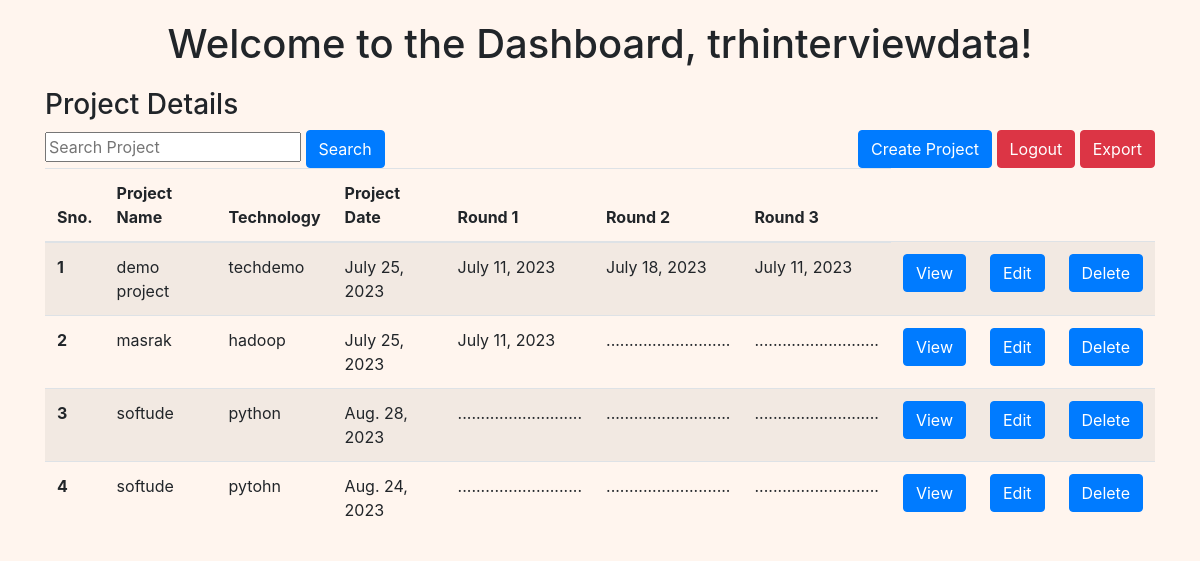
The page /dashboard/ (signed in) on the database its author committed.
### app/models.py (models this page shows, shortened)
class Project(models.Model):
    project_name = models.CharField(max_length=256)
    date = models.DateField(default='',blank=True)
    technology = models.CharField(max_length=256, blank=True)
    job_description = models.CharField(max_length=256, blank=True)
    resume_shared = models.BooleanField(default=False)
    edited_by = models.ForeignKey(BDE_User,on_delete=models.SET_NULL,null=True)
    folder_id = models.CharField(max_length=50,default=0,blank=True,null=True)

class Round1(models.Model):
    project = models.ForeignKey(Project, on_delete=models.CASCADE)
    date = models.DateField(blank=True,null=True,default=None)
    screenshot_shared = models.ImageField(upload_to='screenshots/', blank=True, null=True)
    our_review = models.TextField(default='')
    client_review = models.TextField(default='')
    edited_by = models.ForeignKey(BDE_User,on_delete=models.SET_NULL,null=True)

class Round2(models.Model):
    project = models.ForeignKey(Project, on_delete=models.CASCADE)
    date = models.DateField(blank=True,null=True,default=None)
    screenshot_shared = models.ImageField(upload_to='screenshots/', blank=True, null=True)
    our_review = models.TextField(default='')
    client_review = models.TextField(default='')
    edited_by = models.ForeignKey(BDE_User,on_delete=models.SET_NULL,null=True)

class Round3(models.Model):
    project = models.ForeignKey(Project, on_delete=models.CASCADE)
    date = models.DateField(blank=True,null=True,default=None)
    screenshot_shared = models.ImageField(upload_to='screenshots/', blank=True, null=True)
    our_review = models.TextField(default='')
    client_review = models.TextField(default='')
    edited_by = models.ForeignKey(BDE_User,on_delete=models.SET_NULL,null=True)

### app/middlewares.py (the view)
    def middleware(request):
        returnUrl = ''
        if not request.session.get('user'):
            return redirect('login')
        response = get_response(request)
        return response

### app/templates/dashboard.html (shortened to what this page needs)
<!DOCTYPE html>
{% load static %}
<html>
<head>
    <link rel="stylesheet" href="https://stackpath.bootstrapcdn.com/bootstrap/4.5.2/css/bootstrap.min.css">
</head>
<body bgcolour ="cyan">
    <div class="dashboard-container">
        <h1 class="dashboard-title">Welcome to the Dashboard, {{ request.session.user }}! </h1>
    </div>
    <div class="container">
        <h3 class="inline" >Project Details</h3>
        <div class="float-left">
            <form method="GET" action="{% url 'dashboard' %}">
                <input type="text" name="search_query" placeholder="Search Project">
                <button type="submit" class="btn btn-primary">Search</button>
            </form>
        </div>
        <div class="float-right">
            <a  class="btn btn-primary" href="{% url 'project'  %}" >Create Project</a>
            <a class="btn btn-danger" href="{% url 'login' %}">Logout<a/>
            <a class="btn btn-danger" href="{% url 'export_to_spreadsheet' %}">Export<a/>
        </div>
        <table class="table table-striped">
            <thead>
                <tr>
                    <th scope="col">Sno.</th>
                    <th scope="col">Project Name</th>
                    <th scope="col">Technology</th>
                    <th scope="col">Project Date</th>
                    <th scope="col">Round 1  </th>
                    <th scope="col">Round 2  </th>
                    <th scope="col">Round 3  </th>
                </tr>
            </thead>
            <tbody>
                {% for data in all_data %}
                <tr>
                    <th scope="row">{{forloop.counter}}</th>
                    <td>{{ data.project_name }}</td>
                    <td>
                        <div class="technology-content">
                            <p class="initial-content">{{ data.technology|slice:":100" }}</p>
                        </div>
                    </td>
                                        <td>{{ data.project_date }}</td>
                    <td>{{ data.round1_date|default:'...........................' }}</td>
                    <td>{{ data.round2_date|default:'...........................'}}</td>
                    <td>{{ data.round3_date|default:'...........................'}}</td>
                    <td>
                        <a class="btn btn-primary" href="{% url 'view-data' data.project_id %}">View</a>
                    </td>
                    <td>
                        <a class="btn btn-primary" href="{% url 'edit_project' data.project_id %}">Edit</a>
                    </td>
                    <td>
                            <a class="btn btn-primary" value="Delete" onclick="return confirm('Are you sure you want to delete this project?')" href="{% url 'delete' data.project_id %}">Delete</a>
                    </td>
                </tr>
                {% endfor %}
            </tbody>
        </table>
    </div>
</body>
</html>

### app/templates/dashboard.html (style rules this page uses)
body { padding: 20px; background-color:seashell; }
.table { margin-top: 20px; }
h1 { margin-bottom: 20px; text-align: center; }
.technology-content { position: relative; }

### rows shown on the page
Project: project_name "demo project", technology "techdemo", project_date "July 25, 2023"
Round1: round1_date "July 11, 2023"
Round2: round2_date "July 18, 2023"
Round3: round3_date "July 11, 2023"
Project: project_name "masrak", technology "hadoop", project_date "July 25, 2023"
Round1: round1_date "July 11, 2023"
Project: project_name "softude", technology "python", project_date "Aug. 28, 2023"
Project: project_name "softude", technology "pytohn", project_date "Aug. 24, 2023"

### other values the page prints
{{ request.session.user }} "trhinterviewdata"
{{ data.round2_date|default:'...........................' }} "..........................." "..........................." "..........................."
{{ data.round3_date|default:'...........................' }} "..........................." "..........................." "..........................."
{{ data.round1_date|default:'...........................' }} "..........................." "..........................."
